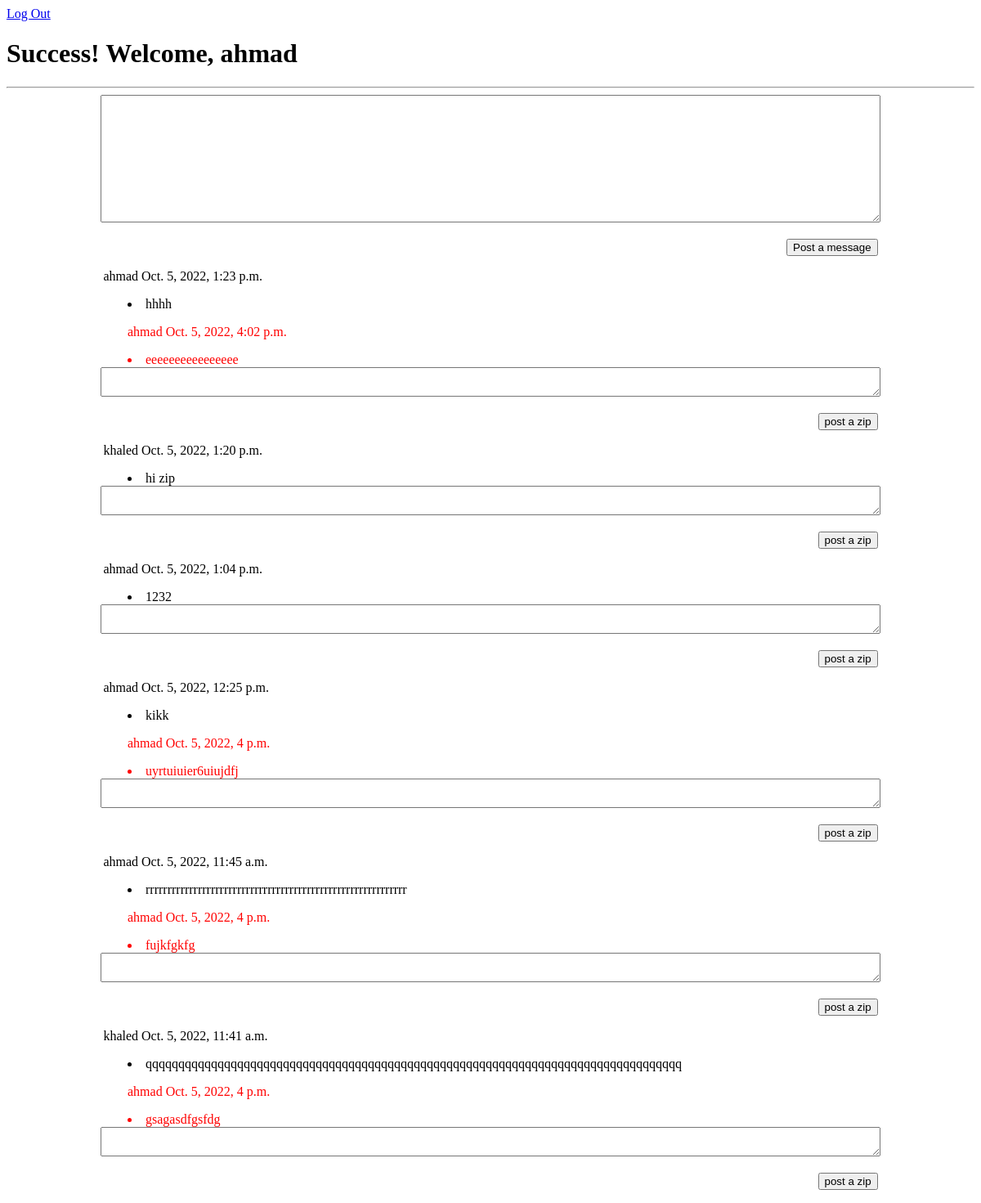
/success (signed in), run on the app's committed database.
### app_LR/models.py (models this page shows)
class Users(models.Model):
    first_name = models.CharField(max_length = 255, null = True)
    last_name = models.CharField(max_length = 255, null = True)
    email = models.EmailField(max_length = 255, null = True)
    password = models.CharField(max_length = 255, null = True)
    created_at = models.DateTimeField(auto_now_add = True)
    updated_at = models.DateTimeField(auto_now = True)
    objects = BlogManager()

class Messages(models.Model):
    user = models.ForeignKey(Users, related_name="messages", on_delete = models.CASCADE, null = True)
    message = models.TextField()
    created_at = models.DateTimeField(auto_now_add = True)
    updated_at = models.DateTimeField(auto_now = True)

class Comments(models.Model):
    message = models.ForeignKey(Messages, related_name="comments", on_delete = models.CASCADE, null = True)
    user = models.ForeignKey(Users, related_name="comments", on_delete = models.CASCADE, null = True)
    comment = models.TextField()
    created_at = models.DateTimeField(auto_now_add = True)
    updated_at = models.DateTimeField(auto_now = True)

### app_LR/views.py (the view)
# urls.py: path('success',views.success),
def success(request):
    if 'userid' in request.session:
        context = {
            'reg': Users.objects.get(id=request.session['userid']),
            'mes': Messages.objects.all(),
            'com': Comments.objects.all()
        }
        return render(request, 'success.html', context)
    else:
        return redirect('/')

### app_LR/templates/success.html (shortened to what this page needs)
<!DOCTYPE html>
<html lang="en">
<head>
</head>
<body>
    <a href="/logout">Log Out</a>
    <h1>Success! Welcome, {{reg.first_name}}</h1>
    <hr>
    <center>
        <form action="/addm" method="post">
            <textarea name="pm" id="" cols="30" rows="10"></textarea><br>
            <p><input type="submit" value="Post a message"></p>
        </form>
        {%for m in mes reversed %}
        <ul> {{m.user.first_name}} {{m.created_at}}</ul>
        <li>{{m.message}}</li>
        {%for c in m.comments.all%}
        <ul class="c" >{{c.user.first_name}} {{c.created_at}}</ul>
        <li class="c">{{c.comment}}</li>
        {%endfor%}
        <form action="/addc" method="post">
            <textarea type="text" name="pc"></textarea>
            <p><button type="submit" name="mid" value="{{m.id}}">post a zip</button></p>
        </form>
            {%endfor%}
    </center>
</body>
</html>

### app_LR/templates/success.html (style rules this page uses)
ul { padding: 0; text-align: start; width: 80%; }
li { padding-left: 5%; text-align: start; width: 80%; }
textarea { width: 80%; }
p { text-align: end; width: 80%; }
.c { color: red; padding-left: 5%; }

### data on the page
Users: first_name "ahmad"
Messages: user.first_name "ahmad", created_at "Oct. 5, 2022, 1:23 p.m.", message "hhhh", {{ m.id }} 15 (drawn)
Comments: user.first_name "ahmad", created_at "Oct. 5, 2022, 4:02 p.m.", comment "eeeeeeeeeeeeeeee"
Messages: user.first_name "khaled", created_at "Oct. 5, 2022, 1:20 p.m.", message "hi zip", {{ m.id }} 14 (drawn)
Messages: user.first_name "ahmad", created_at "Oct. 5, 2022, 1:04 p.m.", message "1232", {{ m.id }} 13 (drawn)
Messages: user.first_name "ahmad", created_at "Oct. 5, 2022, 12:25 p.m.", message "kikk", {{ m.id }} 12 (drawn)
Comments: user.first_name "ahmad", created_at "Oct. 5, 2022, 4 p.m.", comment "uyrtuiuier6uiujdfj"
Messages: user.first_name "ahmad", created_at "Oct. 5, 2022, 11:45 a.m.", message "rrrrrrrrrrrrrrrrrrrrrrrrrrrrrrrrrrrrrrrrrrrrrrrrrrrrrrrrrrrr", {{ m.id }} 11 (drawn)
Comments: user.first_name "ahmad", created_at "Oct. 5, 2022, 4 p.m.", comment "fujkfgkfg"
Messages: user.first_name "khaled", created_at "Oct. 5, 2022, 11:41 a.m.", message "qqqqqqqqqqqqqqqqqqqqqqqqqqqqqqqqqqqqqqqqqqqqqqqqqqqqqqqqqqqqqqqqqqqqqqqqqqqqqqqqqq", {{ m.id }} 10 (drawn)
Comments: user.first_name "ahmad", created_at "Oct. 5, 2022, 4 p.m.", comment "gsagasdfgsfdg"
